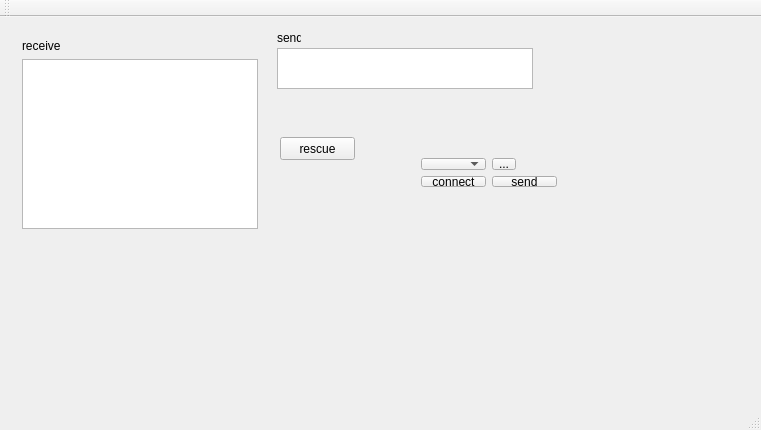
<?xml version="1.0" encoding="UTF-8"?>
<ui version="4.0">
 <class>MainWindow</class>
 <widget class="QMainWindow" name="MainWindow">
  <property name="geometry">
   <rect>
    <x>0</x>
    <y>0</y>
    <width>761</width>
    <height>430</height>
   </rect>
  </property>
  <property name="windowTitle">
   <string>MainWindow</string>
  </property>
  <widget class="QWidget" name="centralWidget">
   <widget class="QLabel" name="sendLabel">
    <property name="geometry">
     <rect>
      <x>277</x>
      <y>13</y>
      <width>24</width>
      <height>16</height>
     </rect>
    </property>
    <property name="text">
     <string>send</string>
    </property>
   </widget>
   <widget class="QPushButton" name="rescueButton">
    <property name="geometry">
     <rect>
      <x>280</x>
      <y>120</y>
      <width>75</width>
      <height>23</height>
     </rect>
    </property>
    <property name="text">
     <string>rescue</string>
    </property>
   </widget>
   <widget class="QWidget" name="">
    <property name="geometry">
     <rect>
      <x>11</x>
      <y>11</y>
      <width>258</width>
      <height>212</height>
     </rect>
    </property>
    <layout class="QVBoxLayout" name="verticalLayout">
     <item>
      <widget class="QLabel" name="receiveLabel">
       <property name="text">
        <string>receive</string>
       </property>
      </widget>
     </item>
     <item>
      <widget class="QTextEdit" name="receiveTextEdit"/>
     </item>
    </layout>
   </widget>
   <widget class="QTextEdit" name="sendTextEdit">
    <property name="geometry">
     <rect>
      <x>277</x>
      <y>31</y>
      <width>256</width>
      <height>41</height>
     </rect>
    </property>
   </widget>
   <widget class="QWidget" name="">
    <property name="geometry">
     <rect>
      <x>410</x>
      <y>130</y>
      <width>158</width>
      <height>51</height>
     </rect>
    </property>
    <layout class="QGridLayout" name="gridLayout">
     <item row="0" column="0">
      <widget class="QComboBox" name="portsList"/>
     </item>
     <item row="0" column="1">
      <widget class="QToolButton" name="refreshPorts">
       <property name="text">
        <string>...</string>
       </property>
      </widget>
     </item>
     <item row="1" column="0">
      <widget class="QPushButton" name="openButton">
       <property name="text">
        <string>connect</string>
       </property>
      </widget>
     </item>
     <item row="1" column="1">
      <widget class="QPushButton" name="sendButton">
       <property name="text">
        <string>send</string>
       </property>
      </widget>
     </item>
    </layout>
   </widget>
  </widget>
  <widget class="QMenuBar" name="menuBar">
   <property name="geometry">
    <rect>
     <x>0</x>
     <y>0</y>
     <width>761</width>
     <height>23</height>
    </rect>
   </property>
  </widget>
  <widget class="QToolBar" name="mainToolBar">
   <attribute name="toolBarArea">
    <enum>TopToolBarArea</enum>
   </attribute>
   <attribute name="toolBarBreak">
    <bool>false</bool>
   </attribute>
  </widget>
  <widget class="QStatusBar" name="statusBar"/>
 </widget>
 <layoutdefault spacing="6" margin="11"/>
 <resources/>
 <connections/>
</ui>
